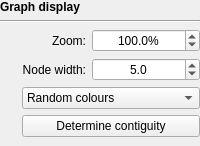
         <widget class="QWidget" name="graphDisplayWidget" native="true">
          <property name="enabled">
           <bool>true</bool>
          </property>
          <layout class="QVBoxLayout" name="verticalLayout">
           <property name="leftMargin">
            <number>0</number>
           </property>
           <property name="topMargin">
            <number>0</number>
           </property>
           <property name="rightMargin">
            <number>0</number>
           </property>
           <property name="bottomMargin">
            <number>0</number>
           </property>
           <item>
            <widget class="QLabel" name="label_10">
             <property name="font">
              <font>
               <weight>75</weight>
               <bold>true</bold>
              </font>
             </property>
             <property name="text">
              <string>Graph display</string>
             </property>
            </widget>
           </item>
           <item>
            <widget class="Line" name="line_5">
             <property name="orientation">
              <enum>Qt::Horizontal</enum>
             </property>
            </widget>
           </item>
           <item>
            <widget class="QWidget" name="widget_2" native="true">
             <layout class="QGridLayout" name="gridLayout_8">
              <property name="leftMargin">
               <number>0</number>
              </property>
              <property name="topMargin">
               <number>0</number>
              </property>
              <property name="rightMargin">
               <number>0</number>
              </property>
              <item row="2" column="0">
               <widget class="InfoTextWidget" name="nodeColourInfoText" native="true">
                <property name="sizePolicy">
                 <sizepolicy hsizetype="Fixed" vsizetype="Fixed">
                  <horstretch>0</horstretch>
                  <verstretch>0</verstretch>
                 </sizepolicy>
                </property>
                <property name="minimumSize">
                 <size>
                  <width>16</width>
                  <height>16</height>
                 </size>
                </property>
               </widget>
              </item>
              <item row="0" column="0">
               <widget class="InfoTextWidget" name="zoomInfoText" native="true">
                <property name="sizePolicy">
                 <sizepolicy hsizetype="Fixed" vsizetype="Fixed">
                  <horstretch>0</horstretch>
                  <verstretch>0</verstretch>
                 </sizepolicy>
                </property>
                <property name="minimumSize">
                 <size>
                  <width>16</width>
                  <height>16</height>
                 </size>
                </property>
               </widget>
              </item>
              <item row="3" column="0">
               <widget class="InfoTextWidget" name="contiguityInfoText" native="true">
                <property name="sizePolicy">
                 <sizepolicy hsizetype="Fixed" vsizetype="Fixed">
                  <horstretch>0</horstretch>
                  <verstretch>0</verstretch>
                 </sizepolicy>
                </property>
                <property name="minimumSize">
                 <size>
                  <width>16</width>
                  <height>16</height>
                 </size>
                </property>
               </widget>
              </item>
              <item row="0" column="2">
               <widget class="QDoubleSpinBox" name="zoomSpinBox">
                <property name="sizePolicy">
                 <sizepolicy hsizetype="Expanding" vsizetype="Fixed">
                  <horstretch>0</horstretch>
                  <verstretch>0</verstretch>
                 </sizepolicy>
                </property>
                <property name="alignment">
                 <set>Qt::AlignCenter</set>
                </property>
                <property name="suffix">
                 <string>%</string>
                </property>
                <property name="decimals">
                 <number>1</number>
                </property>
                <property name="minimum">
                 <double>5.000000000000000</double>
                </property>
                <property name="maximum">
                 <double>500.000000000000000</double>
                </property>
                <property name="singleStep">
                 <double>5.000000000000000</double>
                </property>
                <property name="value">
                 <double>100.000000000000000</double>
                </property>
               </widget>
              </item>
              <item row="3" column="1" colspan="2">
               <widget class="QPushButton" name="contiguityButton">
                <property name="text">
                 <string>Determine contiguity</string>
                </property>
               </widget>
              </item>
              <item row="2" column="1" colspan="2">
               <widget class="QComboBox" name="coloursComboBox">
                <item>
                 <property name="text">
                  <string>Random colours</string>
                 </property>
                </item>
                <item>
                 <property name="text">
                  <string>Uniform colour</string>
                 </property>
                </item>
                <item>
                 <property name="text">
                  <string>Colour by depth</string>
                 </property>
                </item>
                <item>
                 <property name="text">
                  <string>BLAST hits (solid)</string>
                 </property>
                </item>
                <item>
                 <property name="text">
                  <string>BLAST hits (rainbow)</string>
                 </property>
                </item>
                <item>
                 <property name="text">
                  <string>Colour by contiguity</string>
                 </property>
                </item>
                <item>
                 <property name="text">
                  <string>Custom colours</string>
                 </property>
                </item>
               </widget>
              </item>
              <item row="0" column="1">
               <widget class="QLabel" name="label_13">
                <property name="text">
                 <string>Zoom:</string>
                </property>
                <property name="alignment">
                 <set>Qt::AlignRight|Qt::AlignTrailing|Qt::AlignVCenter</set>
                </property>
               </widget>
              </item>
              <item row="1" column="0">
               <widget class="InfoTextWidget" name="nodeWidthInfoText" native="true">
                <property name="sizePolicy">
                 <sizepolicy hsizetype="Fixed" vsizetype="Fixed">
                  <horstretch>0</horstretch>
                  <verstretch>0</verstretch>
                 </sizepolicy>
                </property>
                <property name="minimumSize">
                 <size>
                  <width>16</width>
                  <height>16</height>
                 </size>
                </property>
               </widget>
              </item>
              <item row="1" column="1">
               <widget class="QLabel" name="label_15">
                <property name="text">
                 <string>Node width:</string>
                </property>
                <property name="alignment">
                 <set>Qt::AlignRight|Qt::AlignTrailing|Qt::AlignVCenter</set>
                </property>
               </widget>
              </item>
              <item row="1" column="2">
               <widget class="QDoubleSpinBox" name="nodeWidthSpinBox">
                <property name="sizePolicy">
                 <sizepolicy hsizetype="Expanding" vsizetype="Fixed">
                  <horstretch>0</horstretch>
                  <verstretch>0</verstretch>
                 </sizepolicy>
                </property>
                <property name="alignment">
                 <set>Qt::AlignCenter</set>
                </property>
                <property name="suffix">
                 <string/>
                </property>
                <property name="decimals">
                 <number>1</number>
                </property>
                <property name="minimum">
                 <double>0.500000000000000</double>
                </property>
                <property name="maximum">
                 <double>1000.000000000000000</double>
                </property>
                <property name="singleStep">
                 <double>0.500000000000000</double>
                </property>
                <property name="value">
                 <double>5.000000000000000</double>
                </property>
               </widget>
              </item>
             </layout>
            </widget>
           </item>
          </layout>
         </widget>
